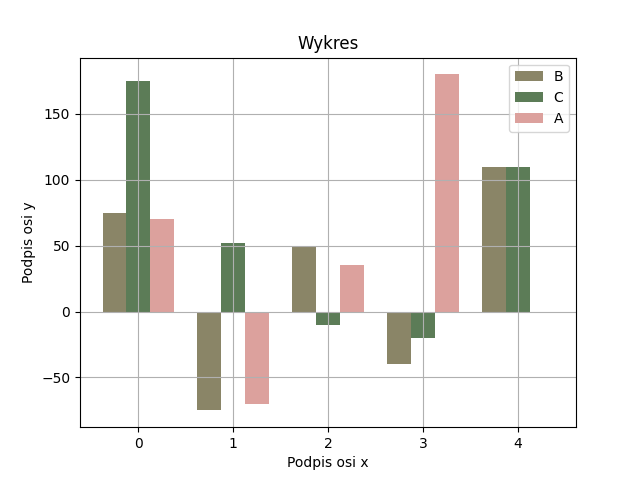

Source code (Python):
import numpy as np
import pandas as pd
import matplotlib.pyplot as plt
from matplotlib import cm
from matplotlib.ticker import LinearLocator, FormatStrFormatter
from mpl_toolkits.mplot3d.axes3d import get_test_data
import seaborn as sns

nazwa = np.arange(5)
wartosci1 = [75, -75, 50, -40, 110]
wartosci2 = [175, 52, -10, -20, 110]
wartosci3 = [70, -70, 35, 180, 0]
plt.bar(nazwa, wartosci1, width=0.25, label='B', color='#8A8567')
plt.bar(nazwa+0.25, wartosci2, width=0.25, label='C', color='#5C7C57')
plt.bar(nazwa+0.5, wartosci3, width=0.25, label='A', color='#DCA19D')
plt.xticks([0.25, 1.25, 2.25, 3.25, 4.25], [0, 1, 2, 3, 4])
plt.title('Wykres')
plt.xlabel('Podpis osi x')
plt.ylabel('Podpis osi y')
plt.legend()
plt.grid()
plt.savefig('obraz.png')
plt.show()
